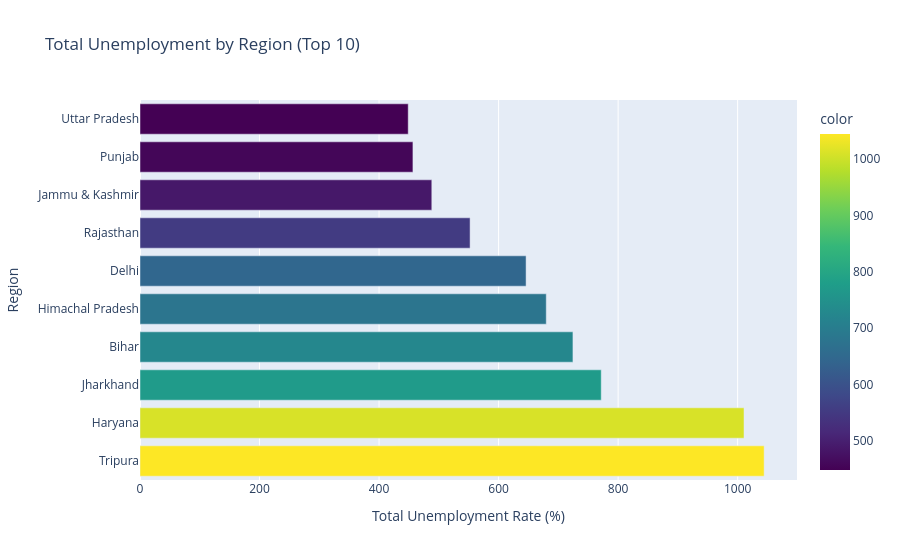
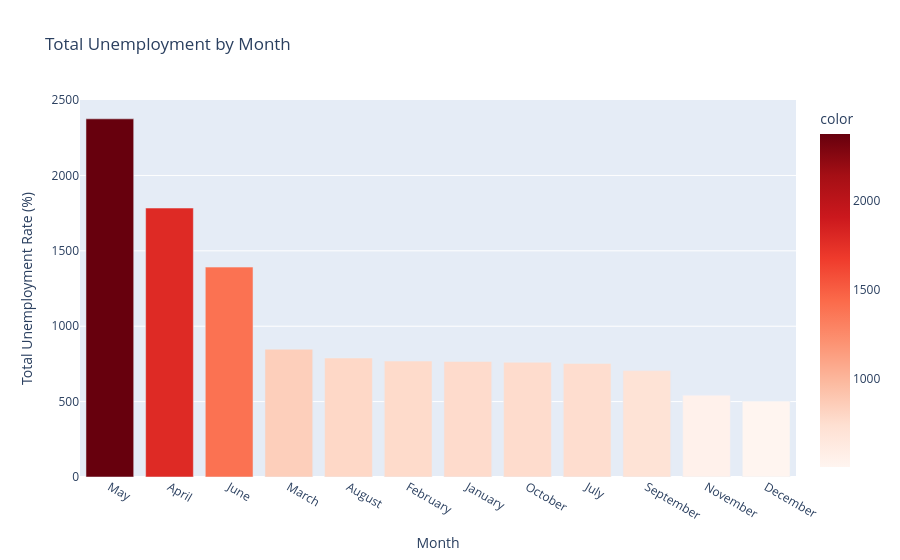
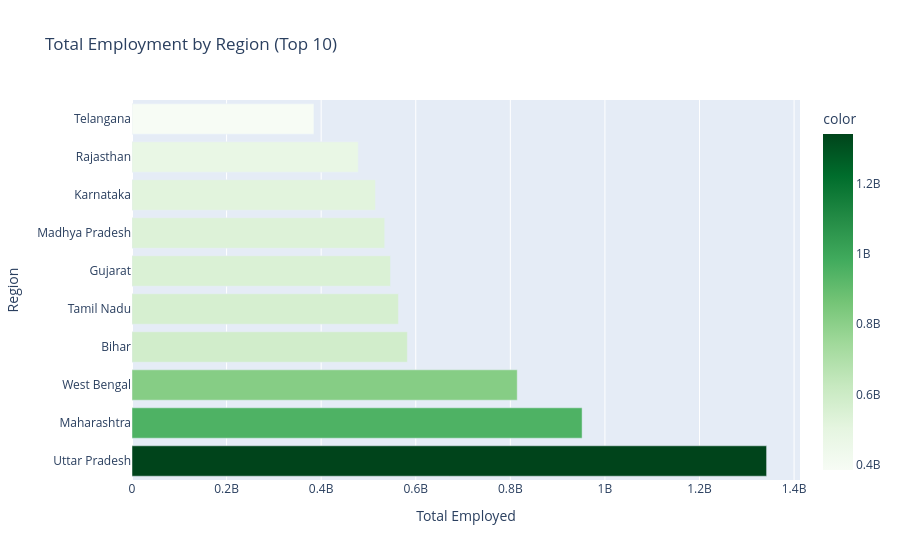
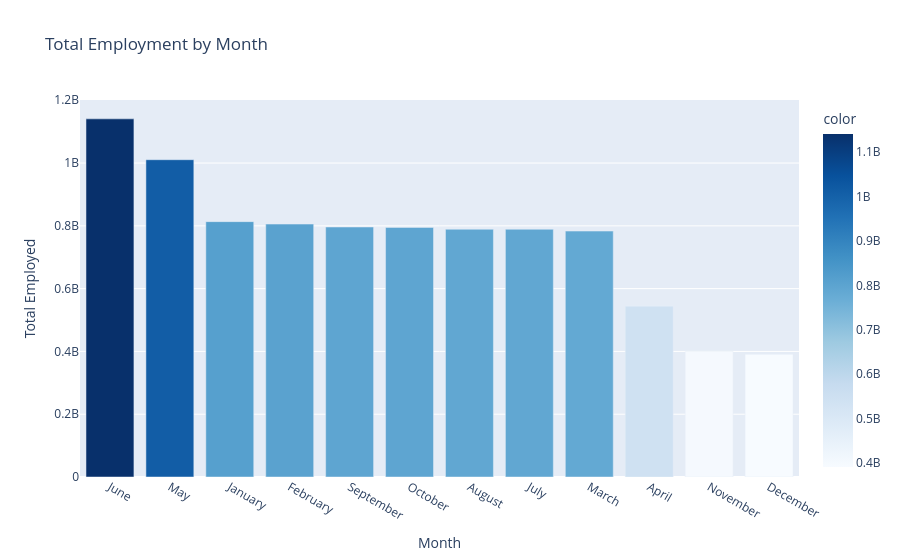

Notebook code cell kept with these figures, in order:
### Markdown cell above
# 9.Create Interactive Visualizations with Plotly

### Code cell
fig1 = px.bar(
    x=unemployment_by_region_sum.head(10).values,
    y=unemployment_by_region_sum.head(10).index,
    orientation='h',
    title='Total Unemployment by Region (Top 10)',
    labels={'x': 'Total Unemployment Rate (%)', 'y': 'Region'},
    color=unemployment_by_region_sum.head(10).values,
    color_continuous_scale='Viridis'
)
iplot(fig1)

fig2 = px.bar(
    x=unemployment_by_month_sum.index,
    y=unemployment_by_month_sum.values,
    title='Total Unemployment by Month',
    labels={'x': 'Month', 'y': 'Total Unemployment Rate (%)'},
    color=unemployment_by_month_sum.values,
    color_continuous_scale='Reds'
)
fig2.show()

fig3 = px.bar(
    x=employed_by_region_sum.head(10).values,
    y=employed_by_region_sum.head(10).index,
    orientation='h',
    title='Total Employment by Region (Top 10)',
    labels={'x': 'Total Employed', 'y': 'Region'},
    color=employed_by_region_sum.head(10).values,
    color_continuous_scale='Greens'
)
fig3.show()

fig4 = px.bar(
    x=employed_by_month_sum.index,
    y=employed_by_month_sum.values,
    title='Total Employment by Month',
    labels={'x': 'Month', 'y': 'Total Employed'},
    color=employed_by_month_sum.values,
    color_continuous_scale='Blues'
)
fig4.show()

### Figure 1 — Plotly figure (JSON) as saved in the notebook; plotly's stock layout.template omitted (floating-point values rounded to 4 significant figures)
{"data": [{"alignmentgroup": "True", "hovertemplate": "Total Unemployment Rate (%)=%{x}<br>Region=%{y}<br>color=%{marker.color}<extra></extra>", "legendgroup": "", "marker": {"color": [1044.0, 1011.0, 771.8, 724.4, 679.8, 646.0, 552.3, 488.3, 456.7, 448.8], "coloraxis": "coloraxis", "pattern": {"shape": ""}}, "name": "", "offsetgroup": "", "orientation": "h", "showlegend": false, "textposition": "auto", "type": "bar", "x": [1044.0, 1011.0, 771.8, 724.4, 679.8, 646.0, 552.3, 488.3, 456.7, 448.8], "xaxis": "x", "y": ["Tripura", "Haryana", "Jharkhand", "Bihar", "Himachal Pradesh", "Delhi", "Rajasthan", "Jammu & Kashmir", "Punjab", "Uttar Pradesh"], "yaxis": "y"}], "layout": {"barmode": "relative", "coloraxis": {"colorbar": {"title": {"text": "color"}}, "colorscale": [[0, "#440154"], [0.1111, "#482878"], [0.2222, "#3e4989"], [0.3333, "#31688e"], [0.4444, "#26828e"], [0.5556, "#1f9e89"], [0.6667, "#35b779"], [0.7778, "#6ece58"], [0.8889, "#b5de2b"], [1, "#fde725"]]}, "legend": {"tracegroupgap": 0}, "title": {"text": "Total Unemployment by Region (Top 10)"}, "xaxis": {"anchor": "y", "domain": [0, 1], "title": {"text": "Total Unemployment Rate (%)"}}, "yaxis": {"anchor": "x", "domain": [0, 1], "title": {"text": "Region"}}}}

### Figure 2 — Plotly figure (JSON) as saved in the notebook; plotly's stock layout.template omitted (floating-point values rounded to 4 significant figures)
{"data": [{"alignmentgroup": "True", "hovertemplate": "Month=%{x}<br>Total Unemployment Rate (%)=%{y}<br>color=%{marker.color}<extra></extra>", "legendgroup": "", "marker": {"color": [2375.0, 1784.0, 1392.0, 847.6, 789.3, 769.0, 766.5, 761.3, 753.4, 705.8, 542.8, 503.4], "coloraxis": "coloraxis", "pattern": {"shape": ""}}, "name": "", "offsetgroup": "", "orientation": "v", "showlegend": false, "textposition": "auto", "type": "bar", "x": ["May", "April", "June", "March", "August", "February", "January", "October", "July", "September", "November", "December"], "xaxis": "x", "y": [2375.0, 1784.0, 1392.0, 847.6, 789.3, 769.0, 766.5, 761.3, 753.4, 705.8, 542.8, 503.4], "yaxis": "y"}], "layout": {"barmode": "relative", "coloraxis": {"colorbar": {"title": {"text": "color"}}, "colorscale": [[0, "rgb(255,245,240)"], [0.125, "rgb(254,224,210)"], [0.25, "rgb(252,187,161)"], [0.375, "rgb(252,146,114)"], [0.5, "rgb(251,106,74)"], [0.625, "rgb(239,59,44)"], [0.75, "rgb(203,24,29)"], [0.875, "rgb(165,15,21)"], [1, "rgb(103,0,13)"]]}, "legend": {"tracegroupgap": 0}, "title": {"text": "Total Unemployment by Month"}, "xaxis": {"anchor": "y", "domain": [0, 1], "title": {"text": "Month"}}, "yaxis": {"anchor": "x", "domain": [0, 1], "title": {"text": "Total Unemployment Rate (%)"}}}}

### Figure 3 — Plotly figure (JSON) as saved in the notebook; plotly's stock layout.template omitted (floating-point values rounded to 4 significant figures)
{"data": [{"alignmentgroup": "True", "hovertemplate": "Total Employed=%{x}<br>Region=%{y}<br>color=%{marker.color}<extra></extra>", "legendgroup": "", "marker": {"color": [1341903291, 951773066, 814610707, 582321576, 563426290, 546563819, 534416914, 514919516, 478467335, 384751382], "coloraxis": "coloraxis", "pattern": {"shape": ""}}, "name": "", "offsetgroup": "", "orientation": "h", "showlegend": false, "textposition": "auto", "type": "bar", "x": [1341903291, 951773066, 814610707, 582321576, 563426290, 546563819, 534416914, 514919516, 478467335, 384751382], "xaxis": "x", "y": ["Uttar Pradesh", "Maharashtra", "West Bengal", "Bihar", "Tamil Nadu", "Gujarat", "Madhya Pradesh", "Karnataka", "Rajasthan", "Telangana"], "yaxis": "y"}], "layout": {"barmode": "relative", "coloraxis": {"colorbar": {"title": {"text": "color"}}, "colorscale": [[0, "rgb(247,252,245)"], [0.125, "rgb(229,245,224)"], [0.25, "rgb(199,233,192)"], [0.375, "rgb(161,217,155)"], [0.5, "rgb(116,196,118)"], [0.625, "rgb(65,171,93)"], [0.75, "rgb(35,139,69)"], [0.875, "rgb(0,109,44)"], [1, "rgb(0,68,27)"]]}, "legend": {"tracegroupgap": 0}, "title": {"text": "Total Employment by Region (Top 10)"}, "xaxis": {"anchor": "y", "domain": [0, 1], "title": {"text": "Total Employed"}}, "yaxis": {"anchor": "x", "domain": [0, 1], "title": {"text": "Region"}}}}

### Figure 4 — Plotly figure (JSON) as saved in the notebook; plotly's stock layout.template omitted (floating-point values rounded to 4 significant figures)
{"data": [{"alignmentgroup": "True", "hovertemplate": "Month=%{x}<br>Total Employed=%{y}<br>color=%{marker.color}<extra></extra>", "legendgroup": "", "marker": {"color": [1140866711, 1010695191, 813466448, 805706720, 796323769, 795070506, 789194340, 789125547, 783406036, 544274489, 400051335, 391001555], "coloraxis": "coloraxis", "pattern": {"shape": ""}}, "name": "", "offsetgroup": "", "orientation": "v", "showlegend": false, "textposition": "auto", "type": "bar", "x": ["June", "May", "January", "February", "September", "October", "August", "July", "March", "April", "November", "December"], "xaxis": "x", "y": [1140866711, 1010695191, 813466448, 805706720, 796323769, 795070506, 789194340, 789125547, 783406036, 544274489, 400051335, 391001555], "yaxis": "y"}], "layout": {"barmode": "relative", "coloraxis": {"colorbar": {"title": {"text": "color"}}, "colorscale": [[0, "rgb(247,251,255)"], [0.125, "rgb(222,235,247)"], [0.25, "rgb(198,219,239)"], [0.375, "rgb(158,202,225)"], [0.5, "rgb(107,174,214)"], [0.625, "rgb(66,146,198)"], [0.75, "rgb(33,113,181)"], [0.875, "rgb(8,81,156)"], [1, "rgb(8,48,107)"]]}, "legend": {"tracegroupgap": 0}, "title": {"text": "Total Employment by Month"}, "xaxis": {"anchor": "y", "domain": [0, 1], "title": {"text": "Month"}}, "yaxis": {"anchor": "x", "domain": [0, 1], "title": {"text": "Total Employed"}}}}
